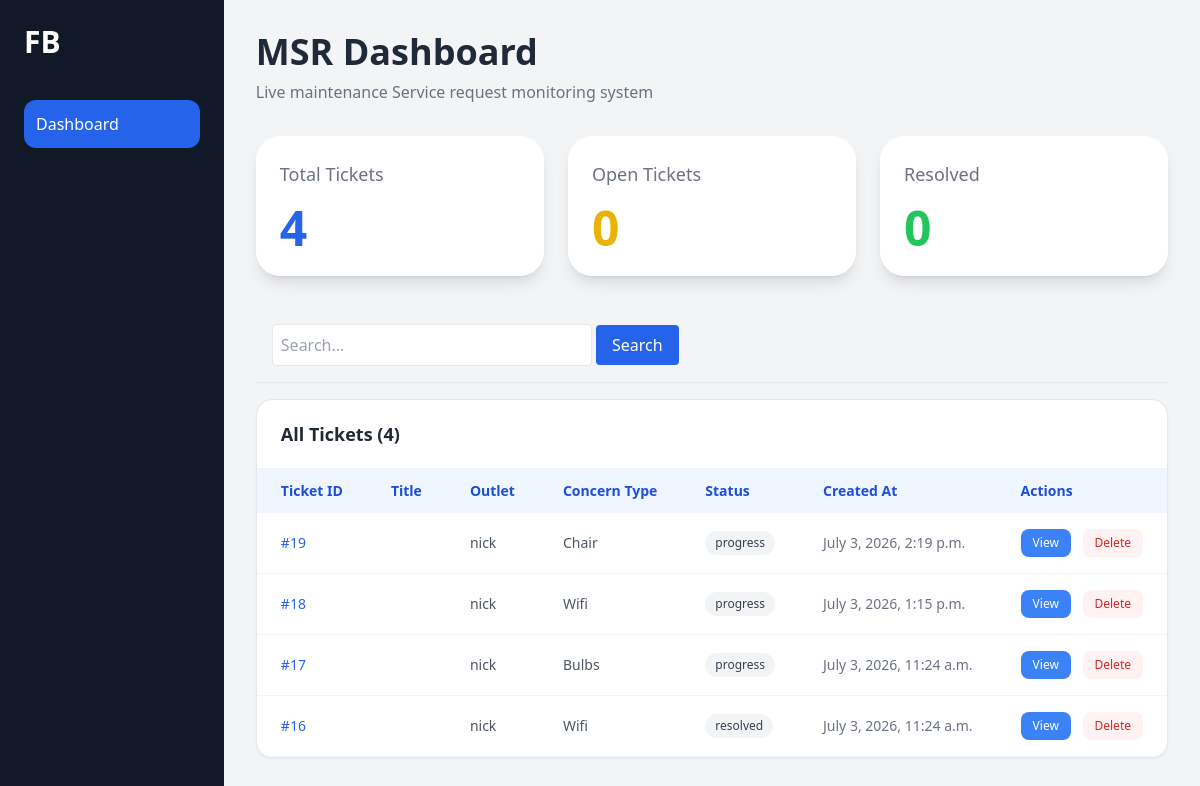
/admin_dashboard/, run on the app's committed database.
### tickets/models.py (models this page shows, shortened)
class Ticket(models.Model):
    status_choices = [
    ('pending', 'Pending'),
    ('progress', 'In Progress'),
    ('resolved', 'Resolved'),
    ]
    PRIORITY_CHOICES = [
    ('Low', 'Low'),
    ('Medium', 'Medium'),
    ('High', 'High'),
    ]
    is_opened = models.BooleanField(default=False)
    user = models.ForeignKey(User, on_delete=models.CASCADE, null=True, blank=True)
    email = models.EmailField()
    title = models.CharField(max_length=100)
    message = models.TextField()
    status = models.CharField(max_length=20,choices=status_choices, default='pending')
    attachment = models.FileField(upload_to='tickets/', null=True, blank=True)
    created_at = models.DateTimeField(auto_now_add=True)
    resolve_at = models.DateTimeField(null=True, blank=True)
    department = models.ForeignKey(Department, on_delete=models.CASCADE, related_name="tickets", null=True, blank=True)
    priority = models.CharField(max_length=20, choices=PRIORITY_CHOICES, default='Medium')
    concern_type = models.ForeignKey(ConcernType, on_delete=models.SET_NULL, null=True, blank=True)
    scheduled_date = models.DateField(null=True, blank=True)
    scheduled_time = models.TimeField(null=True, blank=True)
    admin_note = models.TextField(blank=True, null=True)
    deadline = models.DateTimeField(null=True, blank=True)
    outlet = models.ForeignKey(
    Outlet,
    on_delete=models.SET_NULL,
    null=True,
    blank=True,)
    outlet_ticket_no = models.PositiveIntegerField(
        editable=False,
        null=True,
        blank=True
    )
    created_by = models.ForeignKey(
        User,
        on_delete=models.SET_NULL,
        null=True,
        blank=True,
        related_name="created_tickets"
    )
    description = models.TextField()
    assigned_to = models.ForeignKey(
        Technician,
        on_delete=models.SET_NULL,
        null=True,
        blank=True
        )

class ConcernType(models.Model):
    department = models.ForeignKey(
        Department,
        on_delete=models.CASCADE,
        related_name='concerns'
        )
    name = models.CharField(max_length=100)
    deadline_days = models.PositiveIntegerField(default=3)
    def __str__(self):
        return self.name

### tickets/views/dashboard.py (the view, shortened to what this page needs)
# urls.py: path("admin_dashboard/", views.admin_dashboard, name="admin_dashboard"),
def admin_dashboard(request):
    tickets = Ticket.objects.annotate(
        status_order=Case(
            When(status="Pending", then=0),
            When(status="Open", then=1),
            When(status="Resolved", then=2),
            default=99,
            output_field=IntegerField(),
        )
    ).order_by("status_order", "-created_at")
    q = request.GET.get("q")
    return render(request, "admin.html", {
        "tickets": tickets,
        "total_tickets": tickets.count(),
        "open_tickets": tickets.filter(status="Open").count(),
        "resolved_tickets": tickets.filter(status="Resolved").count(),
    })

### tickets/models.py (called while the page is built)
    def __str__(self):
        return self.name

### tickets/templates/admin.html (shortened to what this page needs)
<!DOCTYPE html>
<html>
<head>
    <script src="https://cdn.tailwindcss.com"></script>
</head>
<body class="bg-gray-100 min-h-screen">
<div class="flex">
    <aside class="hidden md:block w-64 bg-gray-900 text-white min-h-screen p-6">
        <h1 class="text-3xl font-bold mb-10">FB</h1>
        <nav class="space-y-4">
            <a href="#" class="block p-3 rounded-xl bg-blue-600 hover:bg-blue-700 transition">
                Dashboard
            </a>
        </nav>
    </aside>
    <main class="flex-1 p-4 md:p-8">
        <div class="flex justify-between items-center mb-8">
            <div>
                <h2 class="text-2xl md:text-4xl font-bold text-gray-800">MSR Dashboard</h2>
                <p class="text-gray-500 mt-2">Live maintenance Service request monitoring system</p>
            </div>
        </div>
        <div class="grid grid-cols-1 md:grid-cols-3 gap-6 mb-8">
            <div class="bg-white p-6 rounded-3xl shadow-lg">
                <h3 class="text-gray-500 text-lg">Total Tickets</h3>
                <p class="text-5xl font-bold mt-4 text-blue-600">{{ total_tickets }}</p>
            </div>
            <div class="bg-white p-6 rounded-3xl shadow-lg">
                <h3 class="text-gray-500 text-lg">Open Tickets</h3>
                <p class="text-5xl font-bold mt-4 text-yellow-500">{{ open_tickets }}</p>
            </div>
            <div class="bg-white p-6 rounded-3xl shadow-lg">
                <h3 class="text-gray-500 text-lg">Resolved</h3>
                <p class="text-5xl font-bold mt-4 text-green-500">{{ resolved_tickets }}</p>
            </div>
        </div>
        <div class="p-4 border-b mb-4">
            <form method="GET">
                <input type="text" name="q" placeholder="Search..."
                    value="{{ request.GET.q }}"
                    class="border p-2 rounded w-full md:w-80">
                <button type="submit" class="bg-blue-600 text-white px-4 py-2 rounded mt-2 md:mt-0">
                    Search
                </button>
            </form>
        </div>
        <div class="bg-white rounded-2xl shadow-sm overflow-hidden border border-gray-200">
            <div class="px-6 py-5 border-b border-gray-100 flex items-center justify-between">
                <h3 class="text-lg font-semibold text-gray-800">All Tickets ({{ total_tickets }})</h3>
            </div>
            <div class="overflow-x-auto">
                <table class="w-full text-sm">
                    <thead>
                        <tr class="bg-blue-50 text-blue-700">
                            <th class="text-left px-6 py-3 font-semibold whitespace-nowrap">Ticket ID</th>
                            <th class="text-left px-6 py-3 font-semibold whitespace-nowrap">Title</th>
                            <th class="text-left px-6 py-3 font-semibold whitespace-nowrap">Outlet</th>
                            <th class="text-left px-6 py-3 font-semibold whitespace-nowrap">Concern Type</th>
                            <th class="text-left px-6 py-3 font-semibold whitespace-nowrap">Status</th>
                            <th class="text-left px-6 py-3 font-semibold whitespace-nowrap">Created At</th>
                            <th class="text-left px-6 py-3 font-semibold whitespace-nowrap">Actions</th>
                        </tr>
                    </thead>
                    <tbody id="ticketTable">
                        {% for ticket in tickets %}
                        <tr data-ticket-id="{{ ticket.id }}"
                            class="border-b border-gray-100 hover:bg-gray-50 transition cursor-pointer">
                            <td class="px-6 py-4 font-medium text-blue-600 whitespace-nowrap">#{{ ticket.id }}</td>
                            <td class="px-6 py-4 text-gray-800 max-w-xs truncate">{{ ticket.title }}</td>
                            <td class="px-6 py-4 text-gray-600 whitespace-nowrap">{{ ticket.user }}</td>
                            <td class="px-6 py-4 text-gray-600 whitespace-nowrap">{{ ticket.concern_type }}</td>
                            <td class="px-6 py-4 status whitespace-nowrap">
                                <span class="inline-flex items-center gap-1.5 px-2.5 py-1 rounded-full text-xs font-medium
                                    {% if ticket.status == 'Pending' %}bg-amber-100 text-amber-700
                                    {% elif ticket.status == 'Resolved' %}bg-green-100 text-green-700
                                    {% else %}bg-gray-100 text-gray-700{% endif %}">
                                    {{ ticket.status }}
                                </span>
                            </td>
                            <td class="px-6 py-4 text-gray-500 whitespace-nowrap">{{ ticket.created_at }}</td>
                            <td class="px-6 py-4 whitespace-nowrap space-x-2">
                                <button onclick="toggleDetails('{{ ticket.id }}')"
                                    class="bg-blue-500 text-white px-3 py-1.5 rounded-lg text-xs font-medium hover:bg-blue-600 transition">View</button>
                                <button onclick="deleteTicket('{{ ticket.id }}')"
                                    class="bg-red-50 text-red-600 px-3 py-1.5 rounded-lg text-xs font-medium hover:bg-red-100 transition">Delete</button>
                            </td>
                        </tr>
                        {% endfor %}
                    </tbody>
                </table>
            </div>
        </div>
    </main>
</div>
{% load static %}
</body>
</html>

### data on the page
Ticket: id "19", user "nick", concern_type "Chair", status "progress", created_at "July 3, 2026, 2:19 p.m."
Ticket: id "18", user "nick", concern_type "Wifi", status "progress", created_at "July 3, 2026, 1:15 p.m."
Ticket: id "17", user "nick", concern_type "Bulbs", status "progress", created_at "July 3, 2026, 11:24 a.m."
Ticket: id "16", user "nick", concern_type "Wifi", status "resolved", created_at "July 3, 2026, 11:24 a.m."

### other printed values
{{ total_tickets }} "4"
{{ open_tickets }} "0"
{{ resolved_tickets }} "0"
